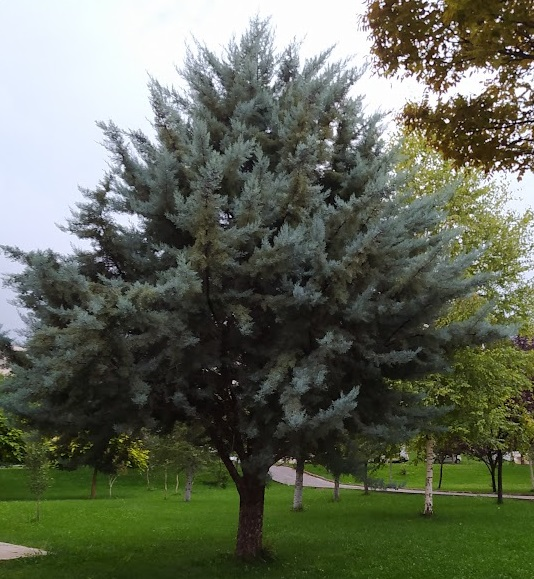
#> input picture agac.jpg, 534 x 579 px
$ python GoruntuTersCevirme.py
#> lines starting #> are read from the running program, lines starting #| are printed output that depends on the picture
# Nurullah Kocaaslan
#02205076055

# Görüntü Ters Çevirme
import cv2
import numpy as np
from matplotlib import pyplot as plt

image = cv2.imread('agac.jpg',0)
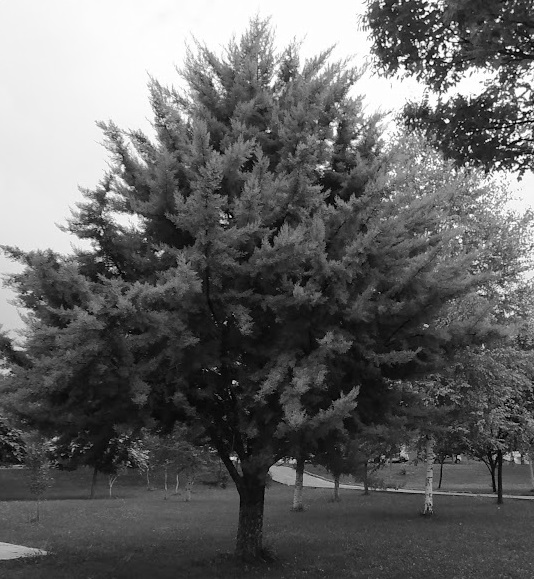
#> image: shape (579, 534); min 0, max 255, mean 100.9
inverted = np.invert(image)
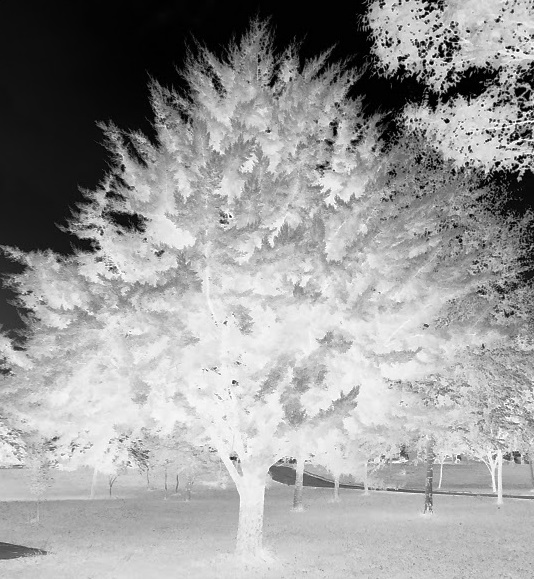
#> inverted: shape (579, 534); min 0, max 255, mean 154.1
cv2.imshow("agacnormal",image)
cv2.imshow("agacters",inverted)

# cv2.waitKey()
negimage = 255 - image
cv2.imshow("negimage",negimage)
cv2.waitKey()

$ run again, with cicek1.jpg copied over agac.jpg
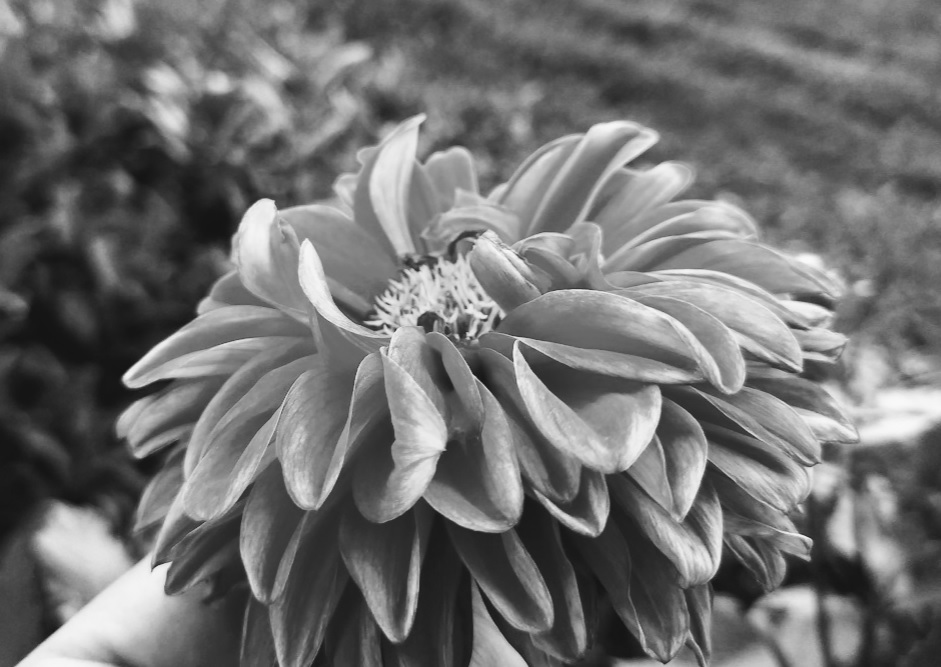
#> input picture cicek1.jpg, 941 x 667 px
#> image is the input picture: shape (667, 941); min 18, max 250, mean 112.5
#> `inverted = np.invert(image)`:
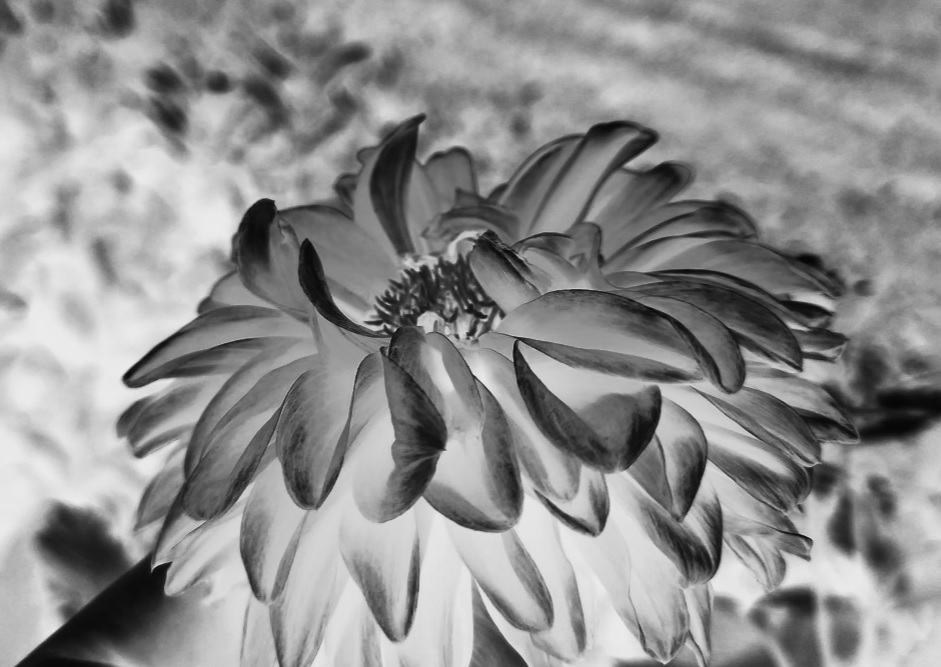
#> inverted: shape (667, 941); min 5, max 237, mean 142.5
